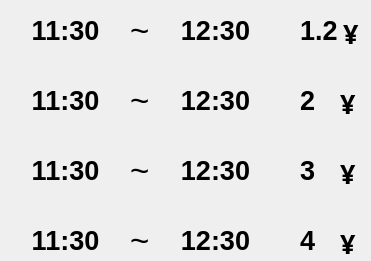
   <widget class="QFrame" name="frame_2">
    <property name="geometry">
     <rect>
      <x>400</x>
      <y>120</y>
      <width>371</width>
      <height>261</height>
     </rect>
    </property>
    <property name="styleSheet">
     <string notr="true">background-image: url(:/background/qrc/background/frame_white.png);</string>
    </property>
    <property name="frameShape">
     <enum>QFrame::NoFrame</enum>
    </property>
    <property name="frameShadow">
     <enum>QFrame::Plain</enum>
    </property>
    <widget class="QLabel" name="label_f2">
     <property name="geometry">
      <rect>
       <x>300</x>
       <y>150</y>
       <width>41</width>
       <height>41</height>
      </rect>
     </property>
     <property name="font">
      <font>
       <pointsize>20</pointsize>
       <weight>75</weight>
       <bold>true</bold>
      </font>
     </property>
     <property name="styleSheet">
      <string notr="true">background-image: url(:/background/qrc/background/frame_white.png);</string>
     </property>
     <property name="text">
      <string>3</string>
     </property>
    </widget>
    <widget class="QLabel" name="label_6">
     <property name="geometry">
      <rect>
       <x>130</x>
       <y>150</y>
       <width>21</width>
       <height>41</height>
      </rect>
     </property>
     <property name="font">
      <font>
       <pointsize>25</pointsize>
       <weight>50</weight>
       <bold>false</bold>
      </font>
     </property>
     <property name="styleSheet">
      <string notr="true">background-image: url(:/background/qrc/background/frame_white.png);</string>
     </property>
     <property name="text">
      <string>~</string>
     </property>
    </widget>
    <widget class="QLabel" name="label_7">
     <property name="geometry">
      <rect>
       <x>130</x>
       <y>80</y>
       <width>21</width>
       <height>41</height>
      </rect>
     </property>
     <property name="font">
      <font>
       <pointsize>25</pointsize>
       <weight>50</weight>
       <bold>false</bold>
      </font>
     </property>
     <property name="styleSheet">
      <string notr="true">background-image: url(:/background/qrc/background/frame_white.png);</string>
     </property>
     <property name="text">
      <string>~</string>
     </property>
    </widget>
    <widget class="QLabel" name="label_8">
     <property name="geometry">
      <rect>
       <x>130</x>
       <y>10</y>
       <width>21</width>
       <height>41</height>
      </rect>
     </property>
     <property name="font">
      <font>
       <pointsize>25</pointsize>
       <weight>50</weight>
       <bold>false</bold>
      </font>
     </property>
     <property name="styleSheet">
      <string notr="true">background-image: url(:/background/qrc/background/frame_white.png);</string>
     </property>
     <property name="text">
      <string>~</string>
     </property>
    </widget>
    <widget class="QLabel" name="label_t2">
     <property name="geometry">
      <rect>
       <x>300</x>
       <y>10</y>
       <width>41</width>
       <height>41</height>
      </rect>
     </property>
     <property name="font">
      <font>
       <pointsize>20</pointsize>
       <weight>75</weight>
       <bold>true</bold>
      </font>
     </property>
     <property name="styleSheet">
      <string notr="true">background-image: url(:/background/qrc/background/frame_white.png);</string>
     </property>
     <property name="text">
      <string>1.2</string>
     </property>
    </widget>
    <widget class="QLabel" name="label_p2">
     <property name="geometry">
      <rect>
       <x>300</x>
       <y>80</y>
       <width>41</width>
       <height>41</height>
      </rect>
     </property>
     <property name="font">
      <font>
       <pointsize>20</pointsize>
       <weight>75</weight>
       <bold>true</bold>
      </font>
     </property>
     <property name="styleSheet">
      <string notr="true">background-image: url(:/background/qrc/background/frame_white.png);</string>
     </property>
     <property name="text">
      <string>2</string>
     </property>
    </widget>
    <widget class="QLabel" name="label_9">
     <property name="geometry">
      <rect>
       <x>130</x>
       <y>220</y>
       <width>21</width>
       <height>41</height>
      </rect>
     </property>
     <property name="font">
      <font>
       <pointsize>25</pointsize>
       <weight>50</weight>
       <bold>false</bold>
      </font>
     </property>
     <property name="styleSheet">
      <string notr="true">background-image: url(:/background/qrc/background/frame_white.png);</string>
     </property>
     <property name="text">
      <string>~</string>
     </property>
    </widget>
    <widget class="QLabel" name="label_g2">
     <property name="geometry">
      <rect>
       <x>300</x>
       <y>220</y>
       <width>41</width>
       <height>41</height>
      </rect>
     </property>
     <property name="font">
      <font>
       <pointsize>20</pointsize>
       <weight>75</weight>
       <bold>true</bold>
      </font>
     </property>
     <property name="styleSheet">
      <string notr="true">background-image: url(:/background/qrc/background/frame_white.png);</string>
     </property>
     <property name="text">
      <string>4</string>
     </property>
    </widget>
    <widget class="QLabel" name="lbl_chg_time_16">
     <property name="geometry">
      <rect>
       <x>343</x>
       <y>13</y>
       <width>21</width>
       <height>41</height>
      </rect>
     </property>
     <property name="font">
      <font>
       <family>Courier 10 Pitch</family>
       <pointsize>20</pointsize>
       <weight>75</weight>
       <italic>false</italic>
       <bold>true</bold>
       <kerning>true</kerning>
      </font>
     </property>
     <property name="styleSheet">
      <string notr="true">background-image: url(:/background/qrc/background/frame_white.png);</string>
     </property>
     <property name="text">
      <string>¥</string>
     </property>
    </widget>
    <widget class="QLabel" name="lbl_chg_time_17">
     <property name="geometry">
      <rect>
       <x>340</x>
       <y>83</y>
       <width>21</width>
       <height>41</height>
      </rect>
     </property>
     <property name="font">
      <font>
       <family>Courier 10 Pitch</family>
       <pointsize>20</pointsize>
       <weight>75</weight>
       <italic>false</italic>
       <bold>true</bold>
       <kerning>true</kerning>
      </font>
     </property>
     <property name="styleSheet">
      <string notr="true">background-image: url(:/background/qrc/background/frame_white.png);</string>
     </property>
     <property name="text">
      <string>¥</string>
     </property>
    </widget>
    <widget class="QLabel" name="lbl_chg_time_18">
     <property name="geometry">
      <rect>
       <x>340</x>
       <y>153</y>
       <width>21</width>
       <height>41</height>
      </rect>
     </property>
     <property name="font">
      <font>
       <family>Courier 10 Pitch</family>
       <pointsize>20</pointsize>
       <weight>75</weight>
       <italic>false</italic>
       <bold>true</bold>
       <kerning>true</kerning>
      </font>
     </property>
     <property name="styleSheet">
      <string notr="true">background-image: url(:/background/qrc/background/frame_white.png);</string>
     </property>
     <property name="text">
      <string>¥</string>
     </property>
    </widget>
    <widget class="QLabel" name="lbl_chg_time_19">
     <property name="geometry">
      <rect>
       <x>340</x>
       <y>223</y>
       <width>21</width>
       <height>41</height>
      </rect>
     </property>
     <property name="font">
      <font>
       <family>Courier 10 Pitch</family>
       <pointsize>20</pointsize>
       <weight>75</weight>
       <italic>false</italic>
       <bold>true</bold>
       <kerning>true</kerning>
      </font>
     </property>
     <property name="styleSheet">
      <string notr="true">background-image: url(:/background/qrc/background/frame_white.png);</string>
     </property>
     <property name="text">
      <string>¥</string>
     </property>
    </widget>
    <widget class="QLabel" name="label_t1_3">
     <property name="geometry">
      <rect>
       <x>10</x>
       <y>10</y>
       <width>111</width>
       <height>41</height>
      </rect>
     </property>
     <property name="font">
      <font>
       <pointsize>20</pointsize>
       <weight>75</weight>
       <bold>true</bold>
      </font>
     </property>
     <property name="styleSheet">
      <string notr="true">background-image: url(:/background/qrc/background/frame_white.png);</string>
     </property>
     <property name="text">
      <string>11:30</string>
     </property>
     <property name="alignment">
      <set>Qt::AlignCenter</set>
     </property>
    </widget>
    <widget class="QLabel" name="label_t1_4">
     <property name="geometry">
      <rect>
       <x>160</x>
       <y>10</y>
       <width>111</width>
       <height>41</height>
      </rect>
     </property>
     <property name="font">
      <font>
       <pointsize>20</pointsize>
       <weight>75</weight>
       <bold>true</bold>
      </font>
     </property>
     <property name="styleSheet">
      <string notr="true">background-image: url(:/background/qrc/background/frame_white.png);</string>
     </property>
     <property name="text">
      <string>12:30</string>
     </property>
     <property name="alignment">
      <set>Qt::AlignCenter</set>
     </property>
    </widget>
    <widget class="QLabel" name="label_p1_3">
     <property name="geometry">
      <rect>
       <x>10</x>
       <y>80</y>
       <width>111</width>
       <height>41</height>
      </rect>
     </property>
     <property name="font">
      <font>
       <pointsize>20</pointsize>
       <weight>75</weight>
       <bold>true</bold>
      </font>
     </property>
     <property name="styleSheet">
      <string notr="true">background-image: url(:/background/qrc/background/frame_white.png);</string>
     </property>
     <property name="text">
      <string>11:30</string>
     </property>
     <property name="alignment">
      <set>Qt::AlignCenter</set>
     </property>
    </widget>
    <widget class="QLabel" name="label_p1_4">
     <property name="geometry">
      <rect>
       <x>160</x>
       <y>80</y>
       <width>111</width>
       <height>41</height>
      </rect>
     </property>
     <property name="font">
      <font>
       <pointsize>20</pointsize>
       <weight>75</weight>
       <bold>true</bold>
      </font>
     </property>
     <property name="styleSheet">
      <string notr="true">background-image: url(:/background/qrc/background/frame_white.png);</string>
     </property>
     <property name="text">
      <string>12:30</string>
     </property>
     <property name="alignment">
      <set>Qt::AlignCenter</set>
     </property>
    </widget>
    <widget class="QLabel" name="label_f1_3">
     <property name="geometry">
      <rect>
       <x>10</x>
       <y>150</y>
       <width>111</width>
       <height>41</height>
      </rect>
     </property>
     <property name="font">
      <font>
       <pointsize>20</pointsize>
       <weight>75</weight>
       <bold>true</bold>
      </font>
     </property>
     <property name="styleSheet">
      <string notr="true">background-image: url(:/background/qrc/background/frame_white.png);</string>
     </property>
     <property name="text">
      <string>11:30</string>
     </property>
     <property name="alignment">
      <set>Qt::AlignCenter</set>
     </property>
    </widget>
    <widget class="QLabel" name="label_f1_4">
     <property name="geometry">
      <rect>
       <x>160</x>
       <y>150</y>
       <width>111</width>
       <height>41</height>
      </rect>
     </property>
     <property name="font">
      <font>
       <pointsize>20</pointsize>
       <weight>75</weight>
       <bold>true</bold>
      </font>
     </property>
     <property name="styleSheet">
      <string notr="true">background-image: url(:/background/qrc/background/frame_white.png);</string>
     </property>
     <property name="text">
      <string>12:30</string>
     </property>
     <property name="alignment">
      <set>Qt::AlignCenter</set>
     </property>
    </widget>
    <widget class="QLabel" name="label_g1_3">
     <property name="geometry">
      <rect>
       <x>10</x>
       <y>220</y>
       <width>111</width>
       <height>41</height>
      </rect>
     </property>
     <property name="font">
      <font>
       <pointsize>20</pointsize>
       <weight>75</weight>
       <bold>true</bold>
      </font>
     </property>
     <property name="styleSheet">
      <string notr="true">background-image: url(:/background/qrc/background/frame_white.png);</string>
     </property>
     <property name="text">
      <string>11:30</string>
     </property>
     <property name="alignment">
      <set>Qt::AlignCenter</set>
     </property>
    </widget>
    <widget class="QLabel" name="label_g1_4">
     <property name="geometry">
      <rect>
       <x>160</x>
       <y>220</y>
       <width>111</width>
       <height>41</height>
      </rect>
     </property>
     <property name="font">
      <font>
       <pointsize>20</pointsize>
       <weight>75</weight>
       <bold>true</bold>
      </font>
     </property>
     <property name="styleSheet">
      <string notr="true">background-image: url(:/background/qrc/background/frame_white.png);</string>
     </property>
     <property name="text">
      <string>12:30</string>
     </property>
     <property name="alignment">
      <set>Qt::AlignCenter</set>
     </property>
    </widget>
   </widget>
